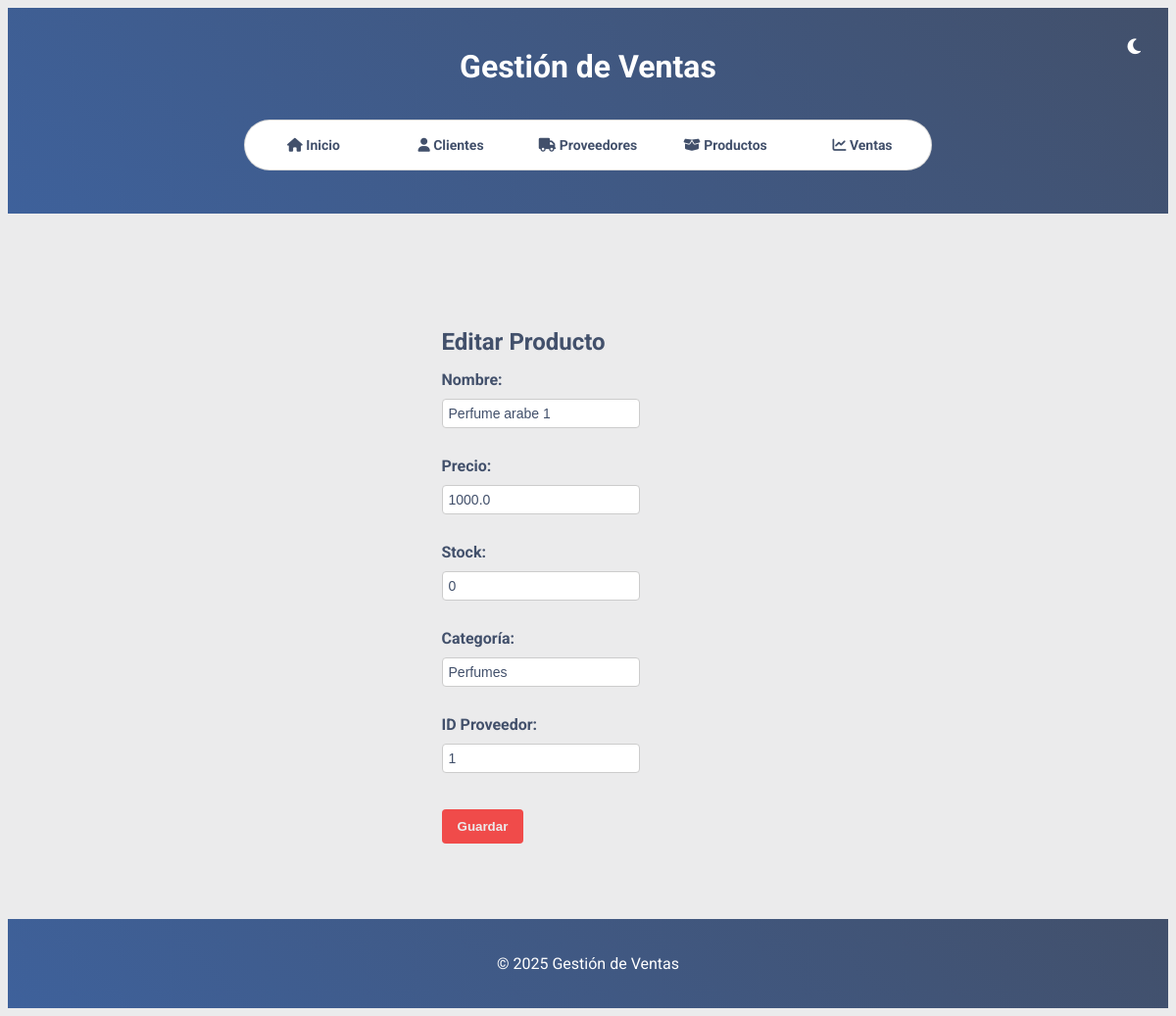
Page /productos/editar/1 on the committed database.
### models/producto.py (models this page shows, shortened)
class Producto(db.Model):
    __tablename__ = 'productos'
    id = db.Column(db.Integer, primary_key=True)
    name = db.Column(db.String(50), nullable=False)
    precio = db.Column(db.Float, nullable=True)
    stock = db.Column(db.Integer, nullable=True)
    categoria = db.Column(db.String(50), nullable=False)
    proveedor_id = db.Column(db.Integer, db.ForeignKey('proveedores.id'), nullable=False)

### routes/productos.py (the view, shortened to what this page needs)
@bp.route('/editar/<int:id>', methods=['GET', 'POST'])
def editar_producto_view(id):
    producto = Producto.query.get_or_404(id)
    return render_template('productos/editar.html', producto=producto)

### templates/productos/editar.html (shortened to what this page needs)
{% extends "base.html" %}
{% block content %}
<div class="centered-container">
<form method="POST" >
    <h2 >Editar Producto</h2>
    <label for="name">Nombre:</label>
    <input type="text" name="name" id="name" value="{{ producto.name }}" required>
    <br><br>
    <label for="precio">Precio:</label>
    <input type="number" step="0.01" name="precio" id="precio" value="{{ producto.precio }}"min="0" required>
    <br><br>
    <label for="stock">Stock:</label>
    <input type="number" name="stock" id="stock" value="{{ producto.stock }}"min="0" required>
    <br><br>
    <label for="categoria">Categoría:</label>
    <input type="text" name="categoria" id="categoria" value="{{ producto.categoria }}" required>
    <br><br>
    <label for="proveedor_id">ID Proveedor:</label>
    <input type="number" name="proveedor_id" id="proveedor_id" value="{{ producto.proveedor_id }}" required>
    <br><br>
    <button type="submit">Guardar</button>
</form>
</div>
{% endblock %}

### static/styles.css (style rules this page uses)
:root { --color-dark-blue: #42506b; --color-red: #f04b4a; --color-mid-blue: #3e619b; --color-light: #ebebec; --font-family: 'Roboto', sans-serif; }
body { font-family: var(--font-family); background-color: var(--color-light); color: var(--color-dark-blue); transition: background-color 0.3s ease, color 0.3s ease; }
form { margin-top: 20px; max-width: 400px; }
form label { display: inline-block; width: 100px; font-weight: bold; margin-bottom: 10px; color: var(--color-dark-blue); }
form input[type="text"], form input[type="number"], form input[type="date"], form select { width: calc(100% - 110px); padding: 6px; margin-bottom: 10px; border: 1px solid #ccc; border-radius: 4px; background-color: #fff; color: var(--color-dark-blue); font-size: 14px; }
button, input[type="submit"], input[type="button"] { background-color: var(--color-red); color: var(--color-light); border: none; padding: 10px 16px; cursor: pointer; font-weight: bold; margin-top: 8px; border-radius: 4px; }
h1, h2, h3 { margin-bottom: 15px; }
.centered-container { display: flex; justify-content: center; align-items: center; min-height: 85vh; }

### rows in the picture
Producto: name "Perfume arabe 1", precio "1000.0", stock "0", categoria "Perfumes", proveedor_id "1"
